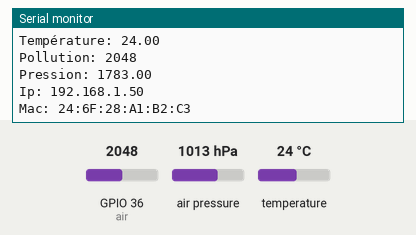
Simulated run of this sketch. Board: ESP32. Parts: the last lines printed to the serial monitor. The inputs (shaded band) are chosen by the test bench; at power-on: air pressure 1013 hPa, GPIO 36 (air) = 2048, temperature 24 °C. WiFi joins after 1.5 s; servers stay silent unless stated; uploads are accepted with an empty reply.

Above: at 2.7 s.
2.8 s: air pressure set to 952 hPa
At 3.11 s:
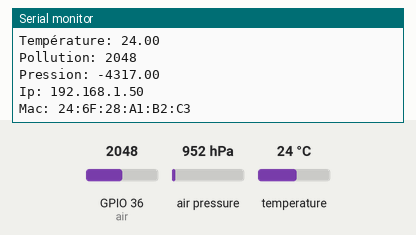
4.3 s: GPIO 36 (air) set to 2866
5.8 s: temperature set to 12 °C
7.3 s: GPIO 36 (air) set to 3603
8.8 s: air pressure set to 975 hPa
At 9.07 s:
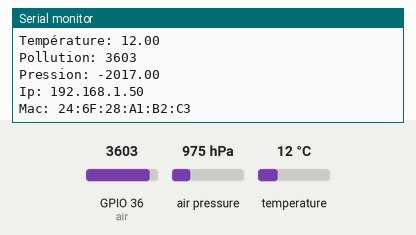
Timing chart, 0 to 11.3 s (numbered marks = the images above; inputs shaded):
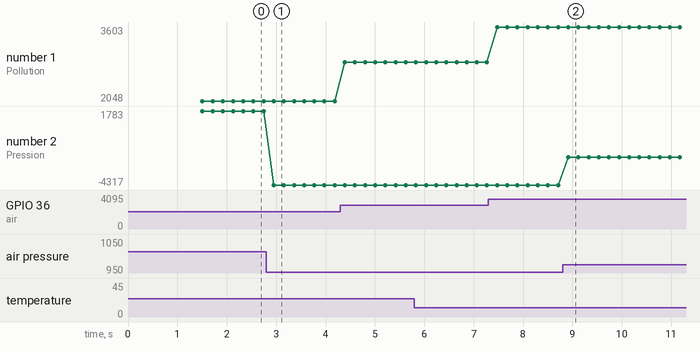

The sketch:

espStationFinal.ino
```cpp
#include <WiFi.h>
#include <HTTPClient.h>
#include <ArduinoJson.h>
#include <ESPmDNS.h>
#include <Wire.h>
#include <SPI.h>
#include <Adafruit_BMP280.h>
#include <WiFiManager.h>  // https://github.com/tzapu/WiFiManager

#define air 36
#define BMP_SCK (13)
#define BMP_MISO (12)
#define BMP_MOSI (11)
#define BMP_CS (10)

Adafruit_BMP280 bmp;  // I2C

const char* hostname = "ESP_meteo";                               // Nom de l'ESP
const char* serverUrl = "http://10.1.4.77:8080/recuperer_infos";  // URL du serveur

void setup() {
  Serial.begin(115200);
  WiFi.mode(WIFI_STA);  // explicitly set mode, esp defaults to STA+AP

  WiFiManager wm;
  bool res;
  res = wm.autoConnect("Capteur Est");
  if (!res) {
    Serial.println("FConnexionn échouer");
  } else {
    Serial.println("connected...yeey :)");
  }
  Serial.println(F("BMP280 test"));

  if (!bmp.begin(0x76)) {
    Serial.println(F("Could not find a valid BMP280 sensor, check wiring!"));
    while (1);
  }

  bmp.setSampling(Adafruit_BMP280::MODE_NORMAL,     /* Operating Mode. */
                  Adafruit_BMP280::SAMPLING_X2,     /* Temp. oversampling */
                  Adafruit_BMP280::SAMPLING_X16,    /* Pressure oversampling */
                  Adafruit_BMP280::FILTER_X16,      /* Filtering. */
                  Adafruit_BMP280::STANDBY_MS_500); /* Standby time. */

  // Connexion au réseau WiFi
  Serial.println("Connecté au WiFi !");

  // Initialisation du service mDNS
  if (!MDNS.begin(hostname)) {
    Serial.println("Erreur lors de l'initialisation de mDNS");
  } else {
    Serial.println("mDNS est actif !");
  }
}

// Fonction pour mesurer la qualité de l'air
int qualiteAir() {
  int tauxAir = analogRead(air);
  return tauxAir;
}

void loop() {
  // Création d'un objet JSON
  DynamicJsonDocument data(1024);
  data["temperature"] = bmp.readTemperature();  // Exemple de valeur
  data["qualite"] = qualiteAir();
  data["pression"] = bmp.readPressure()-99517;
  data["ip"] = WiFi.localIP();
  data["mac"] = WiFi.macAddress();

  //Affiche les valeurs en serial
  Serial.print("Température: ");
  Serial.println(bmp.readTemperature());
  Serial.print("Pollution: ");
  Serial.println(qualiteAir());
  Serial.print("Pression: ");
  Serial.println(bmp.readPressure()-99517);
  Serial.print("Ip: ");
  Serial.println(WiFi.localIP());
  Serial.print("Mac: ");
  Serial.println(WiFi.macAddress());


  // Conversion de l'objet JSON en chaîne
  String jsonData;
  serializeJson(data, jsonData);

  // Configuration de la requête HTTP POST
  HTTPClient http;
  http.begin(serverUrl);
  http.addHeader("Content-Type", "application/json");

  // Envoi des données JSON
  int httpResponseCode = http.POST(jsonData);

  if (httpResponseCode > 0) {
    String response = http.getString();
    Serial.print("Réponse du serveur : ");
    Serial.println(response);
  } else {
    Serial.print("Erreur : ");
    Serial.println(httpResponseCode);
  }

  http.end();
}
```

Measured:
- after the input at 2.8 s, the serial monitor: prints a new line after 0.15 s (image 1)
- after the input at 8.8 s, the serial monitor: prints a new line after 0.12 s (image 2)
- plotted number 1: 2048 → 2866 after the input at 4.3 s, 2866 → 3603 after the input at 7.3 s
- plotted number 2: 1783 → -4317 after the input at 2.8 s, -4317 → -2017 after the input at 8.8 s
